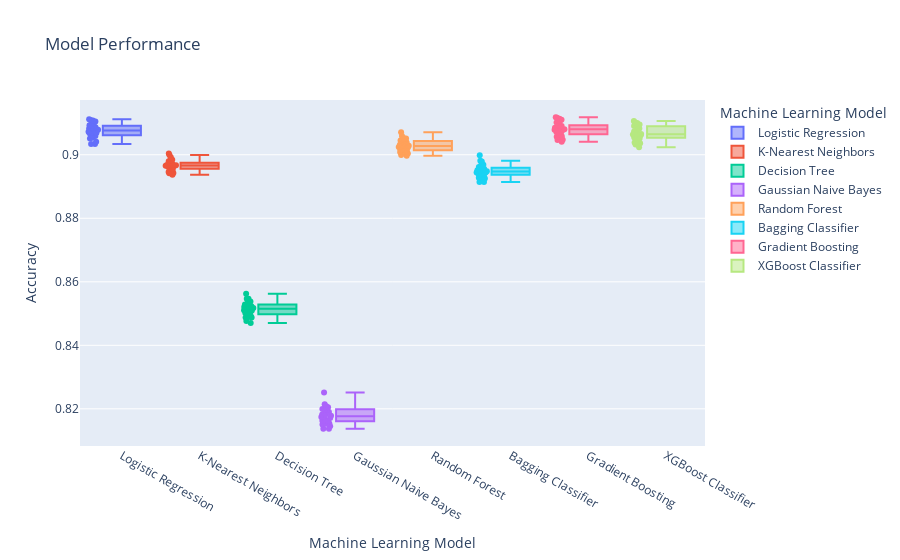

Notebook code cell kept with this figure:
### Markdown cell above
boxplot for the classifiers

### Code cell
# create a box plot for each classifier.
fig = px.box(classmod, x="variable", y="value",color="variable",points='all',
labels={"variable": "Machine Learning Model",
        "value": "Accuracy"
        },title="Model Performance")
fig.write_image("Boxplot_models.jpeg",engine="kaleido",format="png", width=1600, height=700, scale=0.75)
fig.show()

### Figure 1 — Plotly figure (JSON) as saved in the notebook; plotly's stock layout.template omitted (floating-point values rounded to 4 significant figures)
{"data": [{"alignmentgroup": "True", "boxpoints": "all", "hovertemplate": "Machine Learning Model=%{x}<br>Accuracy=%{y}<extra></extra>", "legendgroup": "Logistic Regression", "marker": {"color": "#636efa"}, "name": "Logistic Regression", "notched": false, "offsetgroup": "Logistic Regression", "orientation": "v", "showlegend": true, "type": "box", "x": ["Logistic Regression", "Logistic Regression", "Logistic Regression", "Logistic Regression", "Logistic Regression", "Logistic Regression", "Logistic Regression", "Logistic Regression", "Logistic Regression", "Logistic Regression", "Logistic Regression", "Logistic Regression", "Logistic Regression", "Logistic Regression", "Logistic Regression", "Logistic Regression", "Logistic Regression", "Logistic Regression", "Logistic Regression", "Logistic Regression", "Logistic Regression", "Logistic Regression", "Logistic Regression", "Logistic Regression", "Logistic Regression", "Logistic Regression", "Logistic Regression", "Logistic Regression", "Logistic Regression", "Logistic Regression"], "x0": " ", "xaxis": "x", "y": [0.9069, 0.9068, 0.9109, 0.9081, 0.9093, 0.9061, 0.9069, 0.9041, 0.9087, 0.9079, 0.9034, 0.9112, 0.9098, 0.9034, 0.9084, 0.9105, 0.9069, 0.9101, 0.9073, 0.9053, 0.9091, 0.9059, 0.9061, 0.9091, 0.9061, 0.9074, 0.9051, 0.9082, 0.9083, 0.9108], "y0": " ", "yaxis": "y"}, {"alignmentgroup": "True", "boxpoints": "all", "hovertemplate": "Machine Learning Model=%{x}<br>Accuracy=%{y}<extra></extra>", "legendgroup": "K-Nearest Neighbors", "marker": {"color": "#EF553B"}, "name": "K-Nearest Neighbors", "notched": false, "offsetgroup": "K-Nearest Neighbors", "orientation": "v", "showlegend": true, "type": "box", "x": ["K-Nearest Neighbors", "K-Nearest Neighbors", "K-Nearest Neighbors", "K-Nearest Neighbors", "K-Nearest Neighbors", "K-Nearest Neighbors", "K-Nearest Neighbors", "K-Nearest Neighbors", "K-Nearest Neighbors", "K-Nearest Neighbors", "K-Nearest Neighbors", "K-Nearest Neighbors", "K-Nearest Neighbors", "K-Nearest Neighbors", "K-Nearest Neighbors", "K-Nearest Neighbors", "K-Nearest Neighbors", "K-Nearest Neighbors", "K-Nearest Neighbors", "K-Nearest Neighbors", "K-Nearest Neighbors", "K-Nearest Neighbors", "K-Nearest Neighbors", "K-Nearest Neighbors", "K-Nearest Neighbors", "K-Nearest Neighbors", "K-Nearest Neighbors", "K-Nearest Neighbors", "K-Nearest Neighbors", "K-Nearest Neighbors"], "x0": " ", "xaxis": "x", "y": [0.8967, 0.8954, 0.8999, 0.8966, 0.8968, 0.8984, 0.8942, 0.8946, 0.8964, 0.8964, 0.8961, 0.8969, 0.9004, 0.8943, 0.8967, 0.8982, 0.8965, 0.8975, 0.8956, 0.8961, 0.8974, 0.8956, 0.8968, 0.898, 0.8949, 0.8983, 0.8937, 0.8992, 0.896, 0.8969], "y0": " ", "yaxis": "y"}, {"alignmentgroup": "True", "boxpoints": "all", "hovertemplate": "Machine Learning Model=%{x}<br>Accuracy=%{y}<extra></extra>", "legendgroup": "Decision Tree", "marker": {"color": "#00cc96"}, "name": "Decision Tree", "notched": false, "offsetgroup": "Decision Tree", "orientation": "v", "showlegend": true, "type": "box", "x": ["Decision Tree", "Decision Tree", "Decision Tree", "Decision Tree", "Decision Tree", "Decision Tree", "Decision Tree", "Decision Tree", "Decision Tree", "Decision Tree", "Decision Tree", "Decision Tree", "Decision Tree", "Decision Tree", "Decision Tree", "Decision Tree", "Decision Tree", "Decision Tree", "Decision Tree", "Decision Tree", "Decision Tree", "Decision Tree", "Decision Tree", "Decision Tree", "Decision Tree", "Decision Tree", "Decision Tree", "Decision Tree", "Decision Tree", "Decision Tree"], "x0": " ", "xaxis": "x", "y": [0.8502, 0.8489, 0.8498, 0.85, 0.8523, 0.8512, 0.8492, 0.8509, 0.8528, 0.851, 0.853, 0.8518, 0.8534, 0.847, 0.8528, 0.8562, 0.8519, 0.8547, 0.8529, 0.8521, 0.8523, 0.8522, 0.8503, 0.8546, 0.8477, 0.8503, 0.8487, 0.8538, 0.849, 0.8487], "y0": " ", "yaxis": "y"}, {"alignmentgroup": "True", "boxpoints": "all", "hovertemplate": "Machine Learning Model=%{x}<br>Accuracy=%{y}<extra></extra>", "legendgroup": "Gaussian Naive Bayes", "marker": {"color": "#ab63fa"}, "name": "Gaussian Naive Bayes", "notched": false, "offsetgroup": "Gaussian Naive Bayes", "orientation": "v", "showlegend": true, "type": "box", "x": ["Gaussian Naive Bayes", "Gaussian Naive Bayes", "Gaussian Naive Bayes", "Gaussian Naive Bayes", "Gaussian Naive Bayes", "Gaussian Naive Bayes", "Gaussian Naive Bayes", "Gaussian Naive Bayes", "Gaussian Naive Bayes", "Gaussian Naive Bayes", "Gaussian Naive Bayes", "Gaussian Naive Bayes", "Gaussian Naive Bayes", "Gaussian Naive Bayes", "Gaussian Naive Bayes", "Gaussian Naive Bayes", "Gaussian Naive Bayes", "Gaussian Naive Bayes", "Gaussian Naive Bayes", "Gaussian Naive Bayes", "Gaussian Naive Bayes", "Gaussian Naive Bayes", "Gaussian Naive Bayes", "Gaussian Naive Bayes", "Gaussian Naive Bayes", "Gaussian Naive Bayes", "Gaussian Naive Bayes", "Gaussian Naive Bayes", "Gaussian Naive Bayes", "Gaussian Naive Bayes"], "x0": " ", "xaxis": "x", "y": [0.8171, 0.8175, 0.8162, 0.8178, 0.8174, 0.8181, 0.8186, 0.8154, 0.819, 0.8205, 0.8153, 0.8214, 0.8251, 0.8137, 0.819, 0.8201, 0.8162, 0.8161, 0.8137, 0.8182, 0.8168, 0.8208, 0.815, 0.82, 0.8198, 0.8197, 0.8163, 0.8204, 0.8154, 0.8145], "y0": " ", "yaxis": "y"}, {"alignmentgroup": "True", "boxpoints": "all", "hovertemplate": "Machine Learning Model=%{x}<br>Accuracy=%{y}<extra></extra>", "legendgroup": "Random Forest", "marker": {"color": "#FFA15A"}, "name": "Random Forest", "notched": false, "offsetgroup": "Random Forest", "orientation": "v", "showlegend": true, "type": "box", "x": ["Random Forest", "Random Forest", "Random Forest", "Random Forest", "Random Forest", "Random Forest", "Random Forest", "Random Forest", "Random Forest", "Random Forest", "Random Forest", "Random Forest", "Random Forest", "Random Forest", "Random Forest", "Random Forest", "Random Forest", "Random Forest", "Random Forest", "Random Forest", "Random Forest", "Random Forest", "Random Forest", "Random Forest", "Random Forest", "Random Forest", "Random Forest", "Random Forest", "Random Forest", "Random Forest"], "x0": " ", "xaxis": "x", "y": [0.903, 0.9015, 0.9059, 0.9016, 0.9041, 0.901, 0.9027, 0.9015, 0.9039, 0.9023, 0.9009, 0.9032, 0.9051, 0.8997, 0.9017, 0.9071, 0.9044, 0.9052, 0.9011, 0.8999, 0.9035, 0.9008, 0.9032, 0.9045, 0.9004, 0.9025, 0.9019, 0.9048, 0.9029, 0.9048], "y0": " ", "yaxis": "y"}, {"alignmentgroup": "True", "boxpoints": "all", "hovertemplate": "Machine Learning Model=%{x}<br>Accuracy=%{y}<extra></extra>", "legendgroup": "Bagging Classifier", "marker": {"color": "#19d3f3"}, "name": "Bagging Classifier", "notched": false, "offsetgroup": "Bagging Classifier", "orientation": "v", "showlegend": true, "type": "box", "x": ["Bagging Classifier", "Bagging Classifier", "Bagging Classifier", "Bagging Classifier", "Bagging Classifier", "Bagging Classifier", "Bagging Classifier", "Bagging Classifier", "Bagging Classifier", "Bagging Classifier", "Bagging Classifier", "Bagging Classifier", "Bagging Classifier", "Bagging Classifier", "Bagging Classifier", "Bagging Classifier", "Bagging Classifier", "Bagging Classifier", "Bagging Classifier", "Bagging Classifier", "Bagging Classifier", "Bagging Classifier", "Bagging Classifier", "Bagging Classifier", "Bagging Classifier", "Bagging Classifier", "Bagging Classifier", "Bagging Classifier", "Bagging Classifier", "Bagging Classifier"], "x0": " ", "xaxis": "x", "y": [0.895, 0.8915, 0.8955, 0.8946, 0.8951, 0.8937, 0.8925, 0.8938, 0.8955, 0.8959, 0.893, 0.8964, 0.8981, 0.8914, 0.8945, 0.8999, 0.894, 0.8969, 0.8928, 0.8929, 0.8967, 0.8941, 0.8951, 0.8962, 0.8953, 0.8948, 0.893, 0.8979, 0.8941, 0.8944], "y0": " ", "yaxis": "y"}, {"alignmentgroup": "True", "boxpoints": "all", "hovertemplate": "Machine Learning Model=%{x}<br>Accuracy=%{y}<extra></extra>", "legendgroup": "Gradient Boosting", "marker": {"color": "#FF6692"}, "name": "Gradient Boosting", "notched": false, "offsetgroup": "Gradient Boosting", "orientation": "v", "showlegend": true, "type": "box", "x": ["Gradient Boosting", "Gradient Boosting", "Gradient Boosting", "Gradient Boosting", "Gradient Boosting", "Gradient Boosting", "Gradient Boosting", "Gradient Boosting", "Gradient Boosting", "Gradient Boosting", "Gradient Boosting", "Gradient Boosting", "Gradient Boosting", "Gradient Boosting", "Gradient Boosting", "Gradient Boosting", "Gradient Boosting", "Gradient Boosting", "Gradient Boosting", "Gradient Boosting", "Gradient Boosting", "Gradient Boosting", "Gradient Boosting", "Gradient Boosting", "Gradient Boosting", "Gradient Boosting", "Gradient Boosting", "Gradient Boosting", "Gradient Boosting", "Gradient Boosting"], "x0": " ", "xaxis": "x", "y": [0.9082, 0.9058, 0.9118, 0.9078, 0.9106, 0.9072, 0.908, 0.9041, 0.9089, 0.9085, 0.9047, 0.9102, 0.9108, 0.9048, 0.9081, 0.9116, 0.9079, 0.9111, 0.9074, 0.9058, 0.9093, 0.9064, 0.9069, 0.909, 0.9057, 0.9077, 0.9063, 0.9091, 0.9085, 0.9114], "y0": " ", "yaxis": "y"}, {"alignmentgroup": "True", "boxpoints": "all", "hovertemplate": "Machine Learning Model=%{x}<br>Accuracy=%{y}<extra></extra>", "legendgroup": "XGBoost Classifier", "marker": {"color": "#B6E880"}, "name": "XGBoost Classifier", "notched": false, "offsetgroup": "XGBoost Classifier", "orientation": "v", "showlegend": true, "type": "box", "x": ["XGBoost Classifier", "XGBoost Classifier", "XGBoost Classifier", "XGBoost Classifier", "XGBoost Classifier", "XGBoost Classifier", "XGBoost Classifier", "XGBoost Classifier", "XGBoost Classifier", "XGBoost Classifier", "XGBoost Classifier", "XGBoost Classifier", "XGBoost Classifier", "XGBoost Classifier", "XGBoost Classifier", "XGBoost Classifier", "XGBoost Classifier", "XGBoost Classifier", "XGBoost Classifier", "XGBoost Classifier", "XGBoost Classifier", "XGBoost Classifier", "XGBoost Classifier", "XGBoost Classifier", "XGBoost Classifier", "XGBoost Classifier", "XGBoost Classifier", "XGBoost Classifier", "XGBoost Classifier", "XGBoost Classifier"], "x0": " ", "xaxis": "x", "y": [0.9054, 0.9054, 0.9094, 0.9064, 0.9083, 0.9051, 0.9061, 0.9037, 0.9086, 0.9075, 0.9024, 0.91, 0.9095, 0.9039, 0.9073, 0.9102, 0.9061, 0.9091, 0.9067, 0.9032, 0.9091, 0.9054, 0.9054, 0.909, 0.9042, 0.9065, 0.9053, 0.9079, 0.9064, 0.9107], "y0": " ", "yaxis": "y"}], "layout": {"boxmode": "overlay", "legend": {"title": {"text": "Machine Learning Model"}, "tracegroupgap": 0}, "title": {"text": "Model Performance"}, "xaxis": {"anchor": "y", "categoryarray": ["Logistic Regression", "K-Nearest Neighbors", "Decision Tree", "Gaussian Naive Bayes", "Random Forest", "Bagging Classifier", "Gradient Boosting", "XGBoost Classifier"], "categoryorder": "array", "domain": [0, 1], "title": {"text": "Machine Learning Model"}}, "yaxis": {"anchor": "x", "domain": [0, 1], "title": {"text": "Accuracy"}}}}
